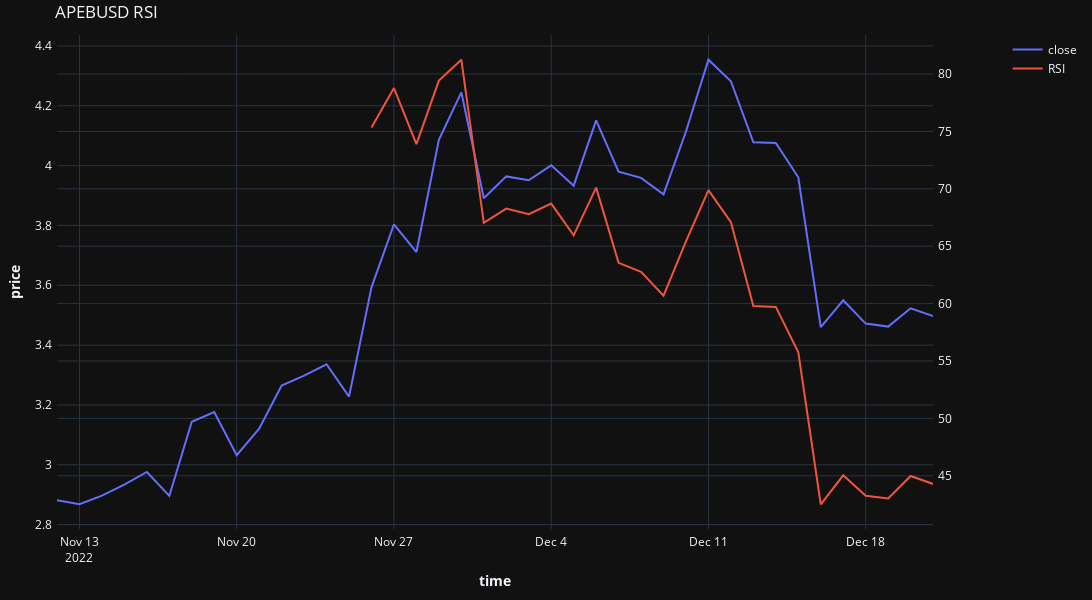

Here is the notebook cell this chart was saved with:
### Code cell
fig = make_subplots(specs=[[{"secondary_y": True}]])

fig.add_trace(
    go.Scatter(x=rsi_data['ts'], y=rsi_data['close'], name="close"),
    secondary_y=False,
)

fig.add_trace(
    go.Scatter(x=rsi_data['ts'], y=rsi, name="RSI"),
    secondary_y=True,
)


fig.update_layout(
    title = f"{instrument} RSI",
    autosize=False,
    width=1200,
    height=600,
    template=plotly_theme,
    margin=dict(
        l=10,
        r=10,
        b=10,
        t=35,
        pad=4
    ),
    xaxis_rangeslider_visible=False,
)
fig.update_xaxes(title_text="<b>time</b>")
fig.update_yaxes(title_text="<b>price</b>", secondary_y=False)
# fig.update_yaxes(title_text="<b>volume</b>", secondary_y=True)

fig.show()

### Figure 1 — Plotly figure (JSON) as saved in the notebook; plotly's stock layout.template omitted (floating-point values rounded to 4 significant figures)
{"data": [{"name": "close", "type": "scatter", "x": ["2022-11-12T00:00:00", "2022-11-13T00:00:00", "2022-11-14T00:00:00", "2022-11-15T00:00:00", "2022-11-16T00:00:00", "2022-11-17T00:00:00", "2022-11-18T00:00:00", "2022-11-19T00:00:00", "2022-11-20T00:00:00", "2022-11-21T00:00:00", "2022-11-22T00:00:00", "2022-11-23T00:00:00", "2022-11-24T00:00:00", "2022-11-25T00:00:00", "2022-11-26T00:00:00", "2022-11-27T00:00:00", "2022-11-28T00:00:00", "2022-11-29T00:00:00", "2022-11-30T00:00:00", "2022-12-01T00:00:00", "2022-12-02T00:00:00", "2022-12-03T00:00:00", "2022-12-04T00:00:00", "2022-12-05T00:00:00", "2022-12-06T00:00:00", "2022-12-07T00:00:00", "2022-12-08T00:00:00", "2022-12-09T00:00:00", "2022-12-10T00:00:00", "2022-12-11T00:00:00", "2022-12-12T00:00:00", "2022-12-13T00:00:00", "2022-12-14T00:00:00", "2022-12-15T00:00:00", "2022-12-16T00:00:00", "2022-12-17T00:00:00", "2022-12-18T00:00:00", "2022-12-19T00:00:00", "2022-12-20T00:00:00", "2022-12-21T00:00:00"], "xaxis": "x", "y": [2.882, 2.868, 2.897, 2.934, 2.976, 2.896, 3.144, 3.176, 3.032, 3.121, 3.265, 3.298, 3.336, 3.228, 3.593, 3.804, 3.711, 4.086, 4.245, 3.891, 3.964, 3.951, 4.001, 3.933, 4.151, 3.98, 3.959, 3.904, 4.114, 4.354, 4.282, 4.078, 4.076, 3.961, 3.46, 3.55, 3.472, 3.462, 3.523, 3.497], "yaxis": "y"}, {"name": "RSI", "type": "scatter", "x": ["2022-11-12T00:00:00", "2022-11-13T00:00:00", "2022-11-14T00:00:00", "2022-11-15T00:00:00", "2022-11-16T00:00:00", "2022-11-17T00:00:00", "2022-11-18T00:00:00", "2022-11-19T00:00:00", "2022-11-20T00:00:00", "2022-11-21T00:00:00", "2022-11-22T00:00:00", "2022-11-23T00:00:00", "2022-11-24T00:00:00", "2022-11-25T00:00:00", "2022-11-26T00:00:00", "2022-11-27T00:00:00", "2022-11-28T00:00:00", "2022-11-29T00:00:00", "2022-11-30T00:00:00", "2022-12-01T00:00:00", "2022-12-02T00:00:00", "2022-12-03T00:00:00", "2022-12-04T00:00:00", "2022-12-05T00:00:00", "2022-12-06T00:00:00", "2022-12-07T00:00:00", "2022-12-08T00:00:00", "2022-12-09T00:00:00", "2022-12-10T00:00:00", "2022-12-11T00:00:00", "2022-12-12T00:00:00", "2022-12-13T00:00:00", "2022-12-14T00:00:00", "2022-12-15T00:00:00", "2022-12-16T00:00:00", "2022-12-17T00:00:00", "2022-12-18T00:00:00", "2022-12-19T00:00:00", "2022-12-20T00:00:00", "2022-12-21T00:00:00"], "xaxis": "x", "y": [null, null, null, null, null, null, null, null, null, null, null, null, null, null, 75.34, 78.78, 73.89, 79.43, 81.25, 67.04, 68.28, 67.79, 68.71, 65.95, 70.1, 63.55, 62.78, 60.69, 65.42, 69.88, 67.08, 59.78, 59.72, 55.75, 42.52, 45.04, 43.27, 43.03, 44.99, 44.29], "yaxis": "y2"}], "layout": {"autosize": false, "height": 600, "margin": {"b": 10, "l": 10, "pad": 4, "r": 10, "t": 35}, "title": {"text": "APEBUSD RSI"}, "width": 1200, "xaxis": {"anchor": "y", "domain": [0, 0.94], "rangeslider": {"visible": false}, "title": {"text": "<b>time</b>"}}, "yaxis": {"anchor": "x", "domain": [0, 1], "title": {"text": "<b>price</b>"}}, "yaxis2": {"anchor": "x", "overlaying": "y", "side": "right"}}}
